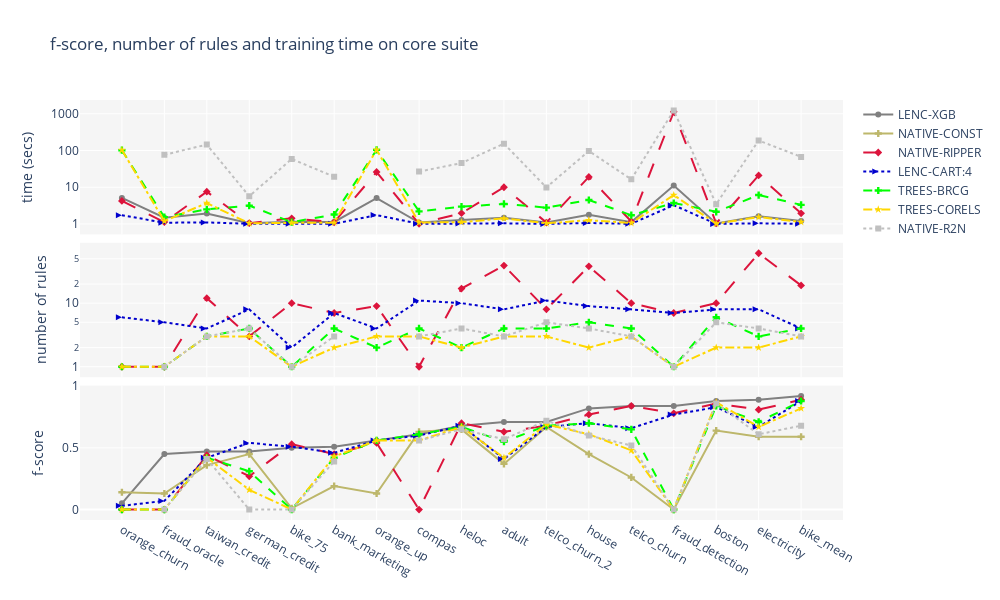

Source (notebook cell):
### Markdown cell above
### Pipelines with standard settings on core suite

### Code cell
perf_metric = 'f'
sorted_df = df_core_suite.sort_values('LENC-XGB_'+perf_metric, ignore_index=True)
triple_chart(pipelines=DEFAULT_RI_PIPELINES, performance_metric=perf_metric, complexity_metric='nof_rules', df=sorted_df, df_long_name='core suite')

### Figure 1 — Plotly figure (JSON) as saved in the notebook; plotly's stock layout.template omitted (floating-point values rounded to 4 significant figures)
{"data": [{"line": {"color": "gray", "dash": "solid", "width": 2}, "marker": {"symbol": "circle"}, "mode": "markers+lines", "name": "LENC-XGB", "showlegend": true, "type": "scatter", "x": ["orange_churn", "fraud_oracle", "taiwan_credit", "german_credit", "bike_75", "bank_marketing", "orange_up", "compas", "heloc", "adult", "telco_churn_2", "house", "telco_churn", "fraud_detection", "boston", "electricity", "bike_mean"], "xaxis": "x3", "y": [0.05, 0.45, 0.47, 0.47, 0.5, 0.51, 0.56, 0.61, 0.68, 0.71, 0.71, 0.82, 0.84, 0.84, 0.88, 0.89, 0.92], "yaxis": "y3"}, {"line": {"color": "darkkhaki", "dash": "solid", "width": 2}, "marker": {"symbol": "cross"}, "mode": "markers+lines", "name": "NATIVE-CONST", "showlegend": true, "type": "scatter", "x": ["orange_churn", "fraud_oracle", "taiwan_credit", "german_credit", "bike_75", "bank_marketing", "orange_up", "compas", "heloc", "adult", "telco_churn_2", "house", "telco_churn", "fraud_detection", "boston", "electricity", "bike_mean"], "xaxis": "x3", "y": [0.14, 0.13, 0.36, 0.45, 0.01, 0.19, 0.13, 0.63, 0.65, 0.37, 0.67, 0.45, 0.26, 0, 0.64, 0.59, 0.59], "yaxis": "y3"}, {"line": {"color": "crimson", "dash": "longdash", "width": 2}, "marker": {"symbol": "diamond"}, "mode": "markers+lines", "name": "NATIVE-RIPPER", "showlegend": true, "type": "scatter", "x": ["orange_churn", "fraud_oracle", "taiwan_credit", "german_credit", "bike_75", "bank_marketing", "orange_up", "compas", "heloc", "adult", "telco_churn_2", "house", "telco_churn", "fraud_detection", "boston", "electricity", "bike_mean"], "xaxis": "x3", "y": [0, 0, 0.44, 0.27, 0.53, 0.45, 0.54, 0, 0.7, 0.63, 0.68, 0.77, 0.84, 0.78, 0.86, 0.81, 0.89], "yaxis": "y3"}, {"line": {"color": "mediumblue", "dash": "dot", "width": 2}, "marker": {"symbol": "arrow-right"}, "mode": "markers+lines", "name": "LENC-CART:4", "showlegend": true, "type": "scatter", "x": ["orange_churn", "fraud_oracle", "taiwan_credit", "german_credit", "bike_75", "bank_marketing", "orange_up", "compas", "heloc", "adult", "telco_churn_2", "house", "telco_churn", "fraud_detection", "boston", "electricity", "bike_mean"], "xaxis": "x3", "y": [0.03, 0.07, 0.42, 0.54, 0.51, 0.46, 0.56, 0.6, 0.68, 0.41, 0.67, 0.7, 0.66, 0.77, 0.83, 0.67, 0.88], "yaxis": "y3"}, {"line": {"color": "lime", "dash": "dash", "width": 2}, "marker": {"symbol": "cross"}, "mode": "markers+lines", "name": "TREES-BRCG", "showlegend": true, "type": "scatter", "x": ["orange_churn", "fraud_oracle", "taiwan_credit", "german_credit", "bike_75", "bank_marketing", "orange_up", "compas", "heloc", "adult", "telco_churn_2", "house", "telco_churn", "fraud_detection", "boston", "electricity", "bike_mean"], "xaxis": "x3", "y": [0, 0, 0.42, 0.31, 0, 0.42, 0.56, 0.61, 0.67, 0.55, 0.68, 0.7, 0.65, 0, 0.84, 0.71, 0.88], "yaxis": "y3"}, {"line": {"color": "gold", "dash": "dashdot", "width": 2}, "marker": {"symbol": "star"}, "mode": "markers+lines", "name": "TREES-CORELS", "showlegend": true, "type": "scatter", "x": ["orange_churn", "fraud_oracle", "taiwan_credit", "german_credit", "bike_75", "bank_marketing", "orange_up", "compas", "heloc", "adult", "telco_churn_2", "house", "telco_churn", "fraud_detection", "boston", "electricity", "bike_mean"], "xaxis": "x3", "y": [0, 0, 0.42, 0.16, 0, 0.43, 0.56, 0.56, 0.67, 0.42, 0.69, 0.61, 0.48, 0, 0.87, 0.67, 0.82], "yaxis": "y3"}, {"line": {"color": "silver", "dash": "dot", "width": 2}, "marker": {"symbol": "square"}, "mode": "markers+lines", "name": "NATIVE-R2N", "showlegend": true, "type": "scatter", "x": ["orange_churn", "fraud_oracle", "taiwan_credit", "german_credit", "bike_75", "bank_marketing", "orange_up", "compas", "heloc", "adult", "telco_churn_2", "house", "telco_churn", "fraud_detection", "boston", "electricity", "bike_mean"], "xaxis": "x3", "y": [null, 0, 0.41, 0, 0, 0.39, null, 0.56, 0.65, 0.57, 0.72, 0.6, 0.52, 0, 0.86, 0.61, 0.68], "yaxis": "y3"}, {"line": {"color": "crimson", "dash": "longdash", "width": 2}, "marker": {"symbol": "diamond"}, "mode": "markers+lines", "name": "NATIVE-RIPPER", "showlegend": false, "type": "scatter", "x": ["orange_churn", "fraud_oracle", "taiwan_credit", "german_credit", "bike_75", "bank_marketing", "orange_up", "compas", "heloc", "adult", "telco_churn_2", "house", "telco_churn", "fraud_detection", "boston", "electricity", "bike_mean"], "xaxis": "x2", "y": [1, 1, 12, 3, 10, 7, 9, 1, 17, 39, 8, 38, 10, 7, 10, 61, 19], "yaxis": "y2"}, {"line": {"color": "mediumblue", "dash": "dot", "width": 2}, "marker": {"symbol": "arrow-right"}, "mode": "markers+lines", "name": "LENC-CART:4", "showlegend": false, "type": "scatter", "x": ["orange_churn", "fraud_oracle", "taiwan_credit", "german_credit", "bike_75", "bank_marketing", "orange_up", "compas", "heloc", "adult", "telco_churn_2", "house", "telco_churn", "fraud_detection", "boston", "electricity", "bike_mean"], "xaxis": "x2", "y": [6, 5, 4, 8, 2, 7, 4, 11, 10, 8, 11, 9, 8, 7, 8, 8, 4], "yaxis": "y2"}, {"line": {"color": "lime", "dash": "dash", "width": 2}, "marker": {"symbol": "cross"}, "mode": "markers+lines", "name": "TREES-BRCG", "showlegend": false, "type": "scatter", "x": ["orange_churn", "fraud_oracle", "taiwan_credit", "german_credit", "bike_75", "bank_marketing", "orange_up", "compas", "heloc", "adult", "telco_churn_2", "house", "telco_churn", "fraud_detection", "boston", "electricity", "bike_mean"], "xaxis": "x2", "y": [1, 1, 3, 4, 1, 4, 2, 4, 2, 4, 4, 5, 4, 1, 6, 3, 4], "yaxis": "y2"}, {"line": {"color": "gold", "dash": "dashdot", "width": 2}, "marker": {"symbol": "star"}, "mode": "markers+lines", "name": "TREES-CORELS", "showlegend": false, "type": "scatter", "x": ["orange_churn", "fraud_oracle", "taiwan_credit", "german_credit", "bike_75", "bank_marketing", "orange_up", "compas", "heloc", "adult", "telco_churn_2", "house", "telco_churn", "fraud_detection", "boston", "electricity", "bike_mean"], "xaxis": "x2", "y": [1, 1, 3, 3, 1, 2, 3, 3, 2, 3, 3, 2, 3, 1, 2, 2, 3], "yaxis": "y2"}, {"line": {"color": "silver", "dash": "dot", "width": 2}, "marker": {"symbol": "square"}, "mode": "markers+lines", "name": "NATIVE-R2N", "showlegend": false, "type": "scatter", "x": ["orange_churn", "fraud_oracle", "taiwan_credit", "german_credit", "bike_75", "bank_marketing", "orange_up", "compas", "heloc", "adult", "telco_churn_2", "house", "telco_churn", "fraud_detection", "boston", "electricity", "bike_mean"], "xaxis": "x2", "y": [null, 1, 3, 4, 1, 3, null, 3, 4, 3, 5, 4, 3, 1, 5, 4, 3], "yaxis": "y2"}, {"line": {"color": "gray", "dash": "solid", "width": 2}, "marker": {"symbol": "circle"}, "mode": "markers+lines", "name": "LENC-XGB", "showlegend": false, "type": "scatter", "x": ["orange_churn", "fraud_oracle", "taiwan_credit", "german_credit", "bike_75", "bank_marketing", "orange_up", "compas", "heloc", "adult", "telco_churn_2", "house", "telco_churn", "fraud_detection", "boston", "electricity", "bike_mean"], "xaxis": "x", "y": [5.1, 1.48, 1.93, 1.05, 1.14, 1.13, 5.07, 1.09, 1.28, 1.48, 1.09, 1.79, 1.12, 11.1, 1.03, 1.62, 1.2], "yaxis": "y"}, {"line": {"color": "crimson", "dash": "longdash", "width": 2}, "marker": {"symbol": "diamond"}, "mode": "markers+lines", "name": "NATIVE-RIPPER", "showlegend": false, "type": "scatter", "x": ["orange_churn", "fraud_oracle", "taiwan_credit", "german_credit", "bike_75", "bank_marketing", "orange_up", "compas", "heloc", "adult", "telco_churn_2", "house", "telco_churn", "fraud_detection", "boston", "electricity", "bike_mean"], "xaxis": "x", "y": [4.22, 1.12, 7.55, 1.05, 1.42, 1.11, 25.94, 1.01, 1.96, 9.98, 1.09, 19.06, 1.17, 1129.0, 1.04, 20.9, 1.94], "yaxis": "y"}, {"line": {"color": "mediumblue", "dash": "dot", "width": 2}, "marker": {"symbol": "arrow-right"}, "mode": "markers+lines", "name": "LENC-CART:4", "showlegend": false, "type": "scatter", "x": ["orange_churn", "fraud_oracle", "taiwan_credit", "german_credit", "bike_75", "bank_marketing", "orange_up", "compas", "heloc", "adult", "telco_churn_2", "house", "telco_churn", "fraud_detection", "boston", "electricity", "bike_mean"], "xaxis": "x", "y": [1.73, 1.08, 1.1, 1.01, 1.01, 1.01, 1.74, 1.01, 1.02, 1.04, 1, 1.06, 1.01, 3.24, 1, 1.04, 1.01], "yaxis": "y"}, {"line": {"color": "lime", "dash": "dash", "width": 2}, "marker": {"symbol": "cross"}, "mode": "markers+lines", "name": "TREES-BRCG", "showlegend": false, "type": "scatter", "x": ["orange_churn", "fraud_oracle", "taiwan_credit", "german_credit", "bike_75", "bank_marketing", "orange_up", "compas", "heloc", "adult", "telco_churn_2", "house", "telco_churn", "fraud_detection", "boston", "electricity", "bike_mean"], "xaxis": "x", "y": [101.8, 1.53, 2.49, 3.15, 1.12, 1.8, 104.1, 2.2, 2.96, 3.51, 2.78, 4.49, 1.73, 3.72, 2.14, 6.11, 3.31], "yaxis": "y"}, {"line": {"color": "gold", "dash": "dashdot", "width": 2}, "marker": {"symbol": "star"}, "mode": "markers+lines", "name": "TREES-CORELS", "showlegend": false, "type": "scatter", "x": ["orange_churn", "fraud_oracle", "taiwan_credit", "german_credit", "bike_75", "bank_marketing", "orange_up", "compas", "heloc", "adult", "telco_churn_2", "house", "telco_churn", "fraud_detection", "boston", "electricity", "bike_mean"], "xaxis": "x", "y": [102.9, 1.19, 3.7, 1.04, 1.07, 1.08, 104.3, 1.09, 1.12, 1.41, 1.04, 1.26, 1.06, 6.1, 1.02, 1.54, 1.13], "yaxis": "y"}, {"line": {"color": "silver", "dash": "dot", "width": 2}, "marker": {"symbol": "square"}, "mode": "markers+lines", "name": "NATIVE-R2N", "showlegend": false, "type": "scatter", "x": ["orange_churn", "fraud_oracle", "taiwan_credit", "german_credit", "bike_75", "bank_marketing", "orange_up", "compas", "heloc", "adult", "telco_churn_2", "house", "telco_churn", "fraud_detection", "boston", "electricity", "bike_mean"], "xaxis": "x", "y": [null, 76.28, 144.8, 5.66, 58.58, 19.32, null, 26.65, 45.47, 153.5, 9.88, 96.81, 16.37, 1231.0, 3.45, 187.7, 67.01], "yaxis": "y"}], "layout": {"height": 600, "plot_bgcolor": "whitesmoke", "title": {"text": "f-score, number of rules and training time on core suite"}, "width": 1000, "xaxis": {"anchor": "y", "domain": [0, 1], "matches": "x3", "showticklabels": false}, "xaxis2": {"anchor": "y2", "domain": [0, 1], "matches": "x3", "showticklabels": false}, "xaxis3": {"anchor": "y3", "domain": [0, 1]}, "yaxis": {"anchor": "x", "domain": [0.68, 1], "title": {"text": "time (secs)"}, "type": "log"}, "yaxis2": {"anchor": "x2", "domain": [0.34, 0.66], "title": {"text": "number of rules"}, "type": "log"}, "yaxis3": {"anchor": "x3", "domain": [0, 0.32], "title": {"text": "f-score"}}}}
